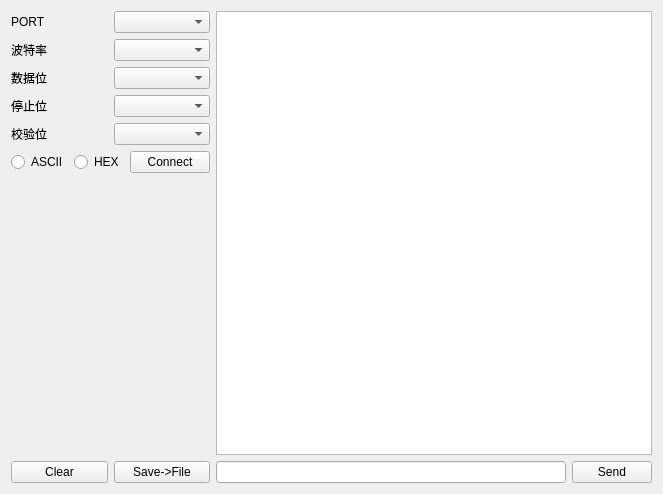
<?xml version="1.0" encoding="UTF-8"?>
<ui version="4.0">
 <class>Widget</class>
 <widget class="QWidget" name="Widget">
  <property name="geometry">
   <rect>
    <x>0</x>
    <y>0</y>
    <width>663</width>
    <height>494</height>
   </rect>
  </property>
  <property name="windowTitle">
   <string>Widget</string>
  </property>
  <layout class="QGridLayout" name="gridLayout">
   <item row="0" column="0">
    <layout class="QHBoxLayout" name="horizontalLayout_9">
     <item>
      <layout class="QVBoxLayout" name="verticalLayout_3">
       <item>
        <layout class="QVBoxLayout" name="verticalLayout_2">
         <item>
          <layout class="QHBoxLayout" name="horizontalLayout">
           <item>
            <widget class="QLabel" name="label_Port">
             <property name="text">
              <string>PORT</string>
             </property>
            </widget>
           </item>
           <item>
            <widget class="QComboBox" name="comboBox_Port"/>
           </item>
          </layout>
         </item>
         <item>
          <layout class="QHBoxLayout" name="horizontalLayout_2">
           <item>
            <widget class="QLabel" name="label_BaudRate">
             <property name="text">
              <string>波特率</string>
             </property>
            </widget>
           </item>
           <item>
            <widget class="QComboBox" name="comboBox_BaudRate"/>
           </item>
          </layout>
         </item>
         <item>
          <layout class="QHBoxLayout" name="horizontalLayout_3">
           <item>
            <widget class="QLabel" name="label_DataBit">
             <property name="text">
              <string>数据位</string>
             </property>
            </widget>
           </item>
           <item>
            <widget class="QComboBox" name="comboBox_DataBit"/>
           </item>
          </layout>
         </item>
         <item>
          <layout class="QHBoxLayout" name="horizontalLayout_4">
           <item>
            <widget class="QLabel" name="label_StopBit">
             <property name="text">
              <string>停止位</string>
             </property>
            </widget>
           </item>
           <item>
            <widget class="QComboBox" name="comboBox_StopBit"/>
           </item>
          </layout>
         </item>
         <item>
          <layout class="QHBoxLayout" name="horizontalLayout_5">
           <item>
            <widget class="QLabel" name="label_CheckBit">
             <property name="text">
              <string>校验位</string>
             </property>
            </widget>
           </item>
           <item>
            <widget class="QComboBox" name="comboBox_CheckBit"/>
           </item>
          </layout>
         </item>
         <item>
          <layout class="QHBoxLayout" name="horizontalLayout_6">
           <item>
            <widget class="QRadioButton" name="radioButton_ASCII">
             <property name="text">
              <string>ASCII</string>
             </property>
            </widget>
           </item>
           <item>
            <widget class="QRadioButton" name="radioButton_HEX">
             <property name="text">
              <string>HEX</string>
             </property>
            </widget>
           </item>
           <item>
            <widget class="QPushButton" name="pushButton_ConnectPort">
             <property name="text">
              <string>Connect</string>
             </property>
            </widget>
           </item>
          </layout>
         </item>
        </layout>
       </item>
       <item>
        <spacer name="verticalSpacer">
         <property name="orientation">
          <enum>Qt::Vertical</enum>
         </property>
         <property name="sizeHint" stdset="0">
          <size>
           <width>20</width>
           <height>40</height>
          </size>
         </property>
        </spacer>
       </item>
       <item>
        <layout class="QHBoxLayout" name="horizontalLayout_7">
         <item>
          <widget class="QPushButton" name="pushButton_Clear">
           <property name="text">
            <string>Clear</string>
           </property>
          </widget>
         </item>
         <item>
          <widget class="QPushButton" name="pushButton_SaveFile">
           <property name="text">
            <string>Save-&gt;File</string>
           </property>
          </widget>
         </item>
        </layout>
       </item>
      </layout>
     </item>
     <item>
      <layout class="QVBoxLayout" name="verticalLayout">
       <item>
        <widget class="QTextEdit" name="textEdit_Msg"/>
       </item>
       <item>
        <layout class="QHBoxLayout" name="horizontalLayout_8">
         <item>
          <widget class="QLineEdit" name="lineEdit_SendMsg"/>
         </item>
         <item>
          <widget class="QPushButton" name="Button_SendMsg">
           <property name="text">
            <string>Send</string>
           </property>
          </widget>
         </item>
        </layout>
       </item>
      </layout>
     </item>
    </layout>
   </item>
  </layout>
 </widget>
 <resources/>
 <connections/>
</ui>
